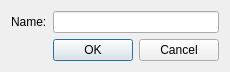
<?xml version="1.0" encoding="UTF-8"?>
<ui version="4.0">
 <class>scan_option_menu</class>
 <widget class="QDialog" name="scan_option_menu">
  <property name="geometry">
   <rect>
    <x>0</x>
    <y>0</y>
    <width>217</width>
    <height>56</height>
   </rect>
  </property>
  <property name="windowTitle">
   <string>Scan options</string>
  </property>
  <layout class="QGridLayout" name="gridLayout">
   <item row="0" column="0">
    <widget class="QLabel" name="label">
     <property name="toolTip">
      <string>&lt;html&gt;&lt;head/&gt;&lt;body&gt;&lt;p&gt;Change the name of this scan.&lt;/p&gt;&lt;/body&gt;&lt;/html&gt;</string>
     </property>
     <property name="text">
      <string>Name:</string>
     </property>
    </widget>
   </item>
   <item row="0" column="1">
    <widget class="QLineEdit" name="name_edit"/>
   </item>
   <item row="1" column="1">
    <widget class="QDialogButtonBox" name="button_box">
     <property name="orientation">
      <enum>Qt::Horizontal</enum>
     </property>
     <property name="standardButtons">
      <set>QDialogButtonBox::Cancel|QDialogButtonBox::Ok</set>
     </property>
    </widget>
   </item>
  </layout>
 </widget>
 <resources/>
 <connections>
  <connection>
   <sender>button_box</sender>
   <signal>accepted()</signal>
   <receiver>scan_option_menu</receiver>
   <slot>save()</slot>
   <hints>
    <hint type="sourcelabel">
     <x>210</x>
     <y>46</y>
    </hint>
    <hint type="destinationlabel">
     <x>157</x>
     <y>55</y>
    </hint>
   </hints>
  </connection>
  <connection>
   <sender>button_box</sender>
   <signal>rejected()</signal>
   <receiver>scan_option_menu</receiver>
   <slot>reject()</slot>
   <hints>
    <hint type="sourcelabel">
     <x>210</x>
     <y>49</y>
    </hint>
    <hint type="destinationlabel">
     <x>216</x>
     <y>55</y>
    </hint>
   </hints>
  </connection>
 </connections>
 <slots>
  <slot>save()</slot>
 </slots>
</ui>
